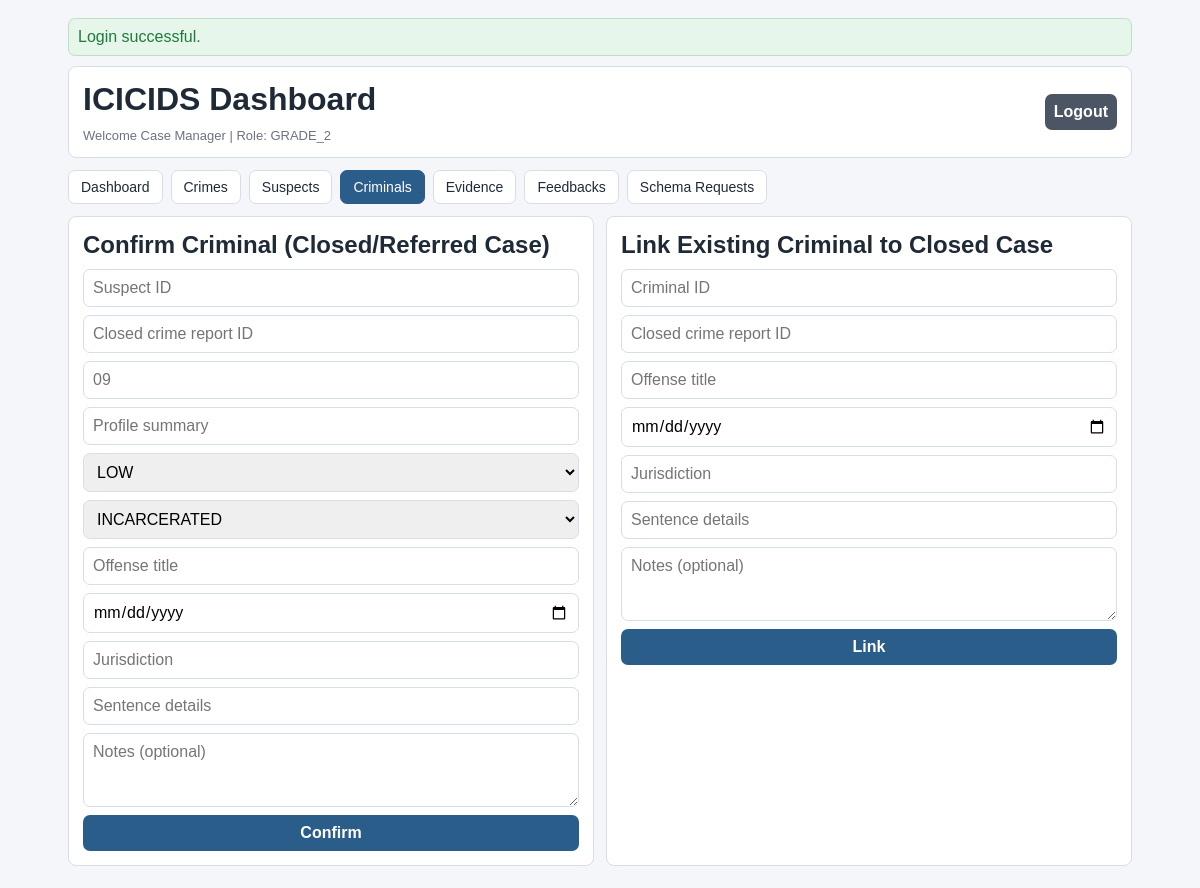
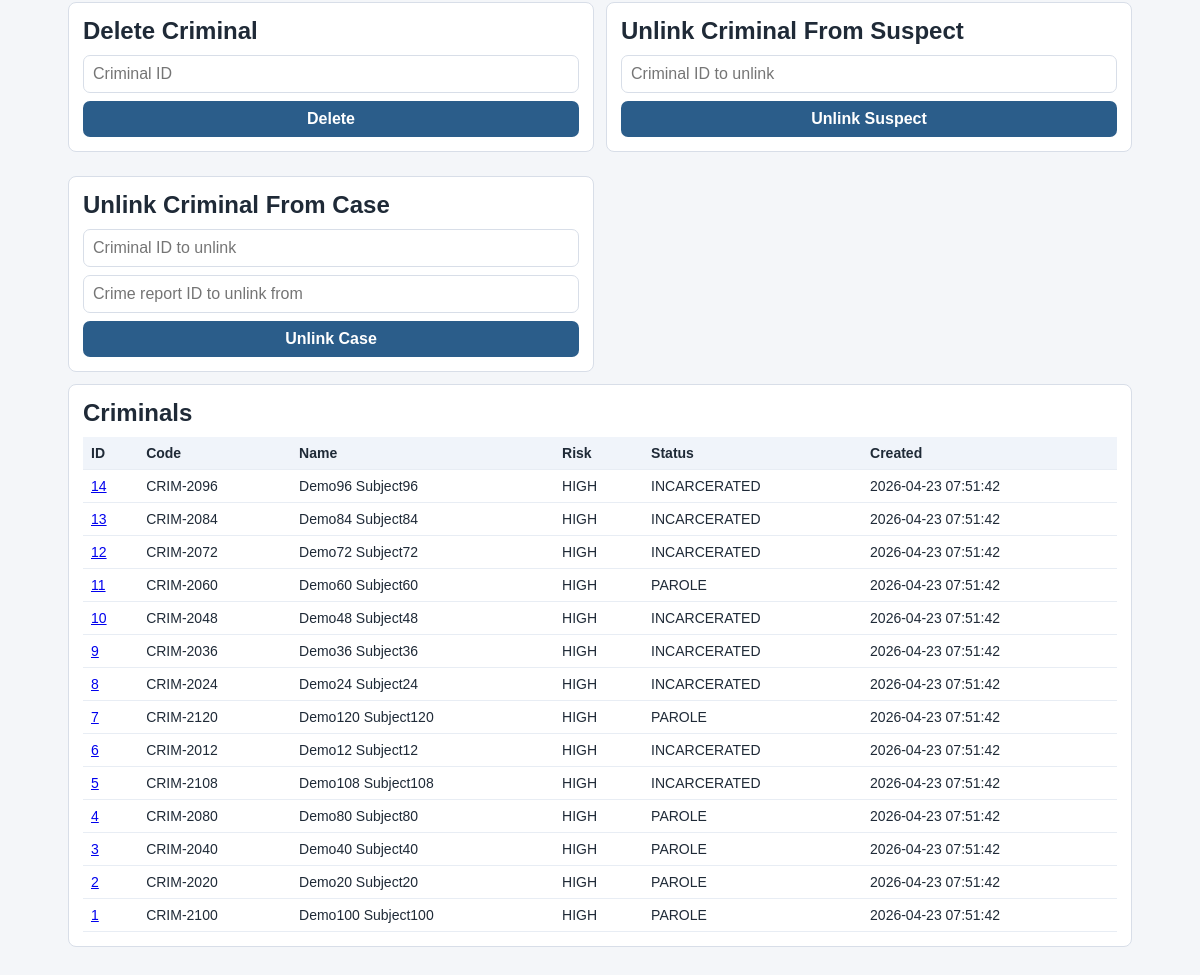
The app's page /index.php?view=criminals (signed in) with its own data (2 pictures, top to bottom).
### tables this page shows
CREATE TABLE criminals (
    id BIGINT UNSIGNED AUTO_INCREMENT PRIMARY KEY,
    suspect_id BIGINT UNSIGNED NULL,
    crime_report_id BIGINT UNSIGNED NULL,
    criminal_code VARCHAR(40) NOT NULL UNIQUE,
    profile_summary TEXT NOT NULL,
    risk_level ENUM('LOW', 'MEDIUM', 'HIGH', 'CRITICAL') NOT NULL DEFAULT 'MEDIUM',
    current_status ENUM('INCARCERATED', 'AT_LARGE', 'PAROLE', 'DECEASED') NOT NULL,
    added_by_officer_id BIGINT UNSIGNED NOT NULL,
    confirmed_at DATETIME NOT NULL DEFAULT CURRENT_TIMESTAMP,
    updated_at DATETIME NOT NULL DEFAULT CURRENT_TIMESTAMP ON UPDATE CURRENT_TIMESTAMP,
    CONSTRAINT uq_criminals_suspect UNIQUE (suspect_id),
    CONSTRAINT fk_criminals_suspect
        FOREIGN KEY (suspect_id) REFERENCES suspects(id)
        ON UPDATE CASCADE ON DELETE SET NULL,
    CONSTRAINT fk_criminals_primary_crime
        FOREIGN KEY (crime_report_id) REFERENCES crime_reports(id)
        ON UPDATE CASCADE ON DELETE SET NULL,
    CONSTRAINT fk_criminals_added_by
        FOREIGN KEY (added_by_officer_id) REFERENCES officers(id)
        ON UPDATE CASCADE ON DELETE RESTRICT,
    INDEX idx_criminals_status (current_status),
    INDEX idx_criminals_risk (risk_level),
    INDEX idx_criminals_crime_report (crime_report_id),
    INDEX idx_criminals_added_by (added_by_officer_id)
);

CREATE TABLE suspects (
    id BIGINT UNSIGNED AUTO_INCREMENT PRIMARY KEY,
    first_name VARCHAR(100) NOT NULL,
    last_name VARCHAR(100) NOT NULL,
    crime_report_id BIGINT UNSIGNED NULL,
    date_of_birth DATE NULL,
    gender ENUM('MALE', 'FEMALE', 'OTHER', 'UNKNOWN') NOT NULL DEFAULT 'UNKNOWN',
    national_id VARCHAR(80) NULL,
    address_line VARCHAR(255) NULL,
    phone VARCHAR(30) NULL,
    reason_for_suspicion TEXT NOT NULL,
    suspect_status ENUM('PERSON_OF_INTEREST', 'WANTED', 'ARRESTED', 'CLEARED') NOT NULL DEFAULT 'PERSON_OF_INTEREST',
    created_by_officer_id BIGINT UNSIGNED NOT NULL,
    created_at DATETIME NOT NULL DEFAULT CURRENT_TIMESTAMP,
    updated_at DATETIME NOT NULL DEFAULT CURRENT_TIMESTAMP ON UPDATE CURRENT_TIMESTAMP,
    CONSTRAINT uq_suspects_national_id UNIQUE (national_id),
    CONSTRAINT fk_suspects_primary_crime
        FOREIGN KEY (crime_report_id) REFERENCES crime_reports(id)
        ON UPDATE CASCADE ON DELETE SET NULL,
    CONSTRAINT fk_suspects_created_by
        FOREIGN KEY (created_by_officer_id) REFERENCES officers(id)
        ON UPDATE CASCADE ON DELETE RESTRICT,
    INDEX idx_suspects_name (last_name, first_name),
    INDEX idx_suspects_status (suspect_status),
    INDEX idx_suspects_crime_report (crime_report_id),
    INDEX idx_suspects_created_by (created_by_officer_id)
);

### Auth.php (called while the page is built, shortened)
<?php
final class Auth
{
    public function isAuthenticated(): bool
    {
        return isset($_SESSION[self::SESSION_KEY]);
    }
    public function currentOfficer(): ?array
    {
        return $_SESSION[self::SESSION_KEY];
    }
    public function enforce(string $operation, ?string $table = null): void
    {
        $officer = $this->currentOfficer();
        $rank = (string)$officer['rank'];
        $normalizedOperation = strtoupper(trim($operation));
        $normalizedTable = $table !== null ? strtolower(trim($table)) : null;
        if (
            $normalizedOperation === 'READ'
            && in_array($normalizedTable, ['officer_activity', 'login_logs'], true)
            && $rank !== self::ROLE_GRADE_1
        ) {
            throw new RuntimeException('Permission denied. Audit logs are restricted to Grade 1 officer.');
        }
        if ($rank === self::ROLE_GRADE_2) {
            $createTables = [
                'crime_reports',
                'suspects',
                'criminals',
                'evidence',
                'crime_report_suspects',
                'crime_report_evidence',
                'suspect_evidence',
                'criminal_history',
                'criminal_aliases',
            ];
            $deleteTables = [
                'crime_reports',
                'suspects',
                'criminals',
                'evidence',
                'crime_report_suspects',
                'crime_report_evidence',
                'suspect_evidence',
                'criminal_history',
                'criminal_aliases',
            ];
            if ($normalizedOperation === 'READ' || $normalizedOperation === 'UPDATE') {
                return;
            }
            if (
                $normalizedOperation === 'CREATE'
                && in_array($normalizedTable, array_merge($createTables, ['schema_requests', 'feedbacks']), true)
            ) {
                return;
            }
            if ($normalizedOperation === 'DELETE' && in_array($normalizedTable, $deleteTables, true)) {
                return;
            }
            throw new RuntimeException('Permission denied for Grade 2 officer.');
        }
        throw new RuntimeException('Unknown role. Access denied.');
    }
    public function can(string $operation, ?string $table = null): bool
    {
        try {
            return true;
        } catch (Throwable $e) {
            return false;
        }
    }
}

### criminals.php (the view, shortened to what this page needs)
<?php
$canCreateCriminal = $canCreateCriminal ?? false;
$canLinkCriminal = $canLinkCriminal ?? false;
$canDeleteCriminal = $canDeleteCriminal ?? false;
$criminals = $criminals ?? [];
?>
<div class="grid-2">
    <?php if ($canCreateCriminal): ?>
        <section class="card">
            <h2>Confirm Criminal (Closed/Referred Case)</h2>
            <form method="post">
                <input type="number" name="suspect_id" required placeholder="Suspect ID">
                <input type="number" name="crime_report_id" required placeholder="Closed crime report ID">
                <input name="criminal_code" required placeholder="09" pattern="[0-9]+" inputmode="numeric" title="Numbers only, e.g., 09">
                <input name="profile_summary" required placeholder="Profile summary">
                <select name="risk_level">
                    <option>LOW</option>
                </select>
                <select name="current_status">
                    <option>INCARCERATED</option>
                </select>
                <input name="offense_title" required placeholder="Offense title">
                <input type="date" name="conviction_date" placeholder="Conviction date">
                <input name="jurisdiction" placeholder="Jurisdiction">
                <input name="sentence_details" placeholder="Sentence details">
                <textarea name="notes" rows="3" placeholder="Notes (optional)"></textarea>
                <button type="submit">Confirm</button>
            </form>
        </section>
    <?php endif; ?>
    <?php if ($canLinkCriminal): ?>
        <section class="card">
            <h2>Link Existing Criminal to Closed Case</h2>
            <form method="post">
                <input type="number" name="criminal_id" required placeholder="Criminal ID">
                <input type="number" name="crime_report_id" required placeholder="Closed crime report ID">
                <input name="offense_title" required placeholder="Offense title">
                <input type="date" name="conviction_date" placeholder="Conviction date">
                <input name="jurisdiction" placeholder="Jurisdiction">
                <input name="sentence_details" placeholder="Sentence details">
                <textarea name="notes" rows="3" placeholder="Notes (optional)"></textarea>
                <button type="submit">Link</button>
            </form>
        </section>
    <?php endif; ?>
    <?php if ($canDeleteCriminal): ?>
        <section class="card">
            <h2>Delete Criminal</h2>
            <form method="post">
                <input type="number" name="criminal_id" required placeholder="Criminal ID">
                <button type="submit">Delete</button>
            </form>
        </section>
    <?php endif; ?>
    <?php if ($canLinkCriminal): ?>
        <section class="card">
            <h2>Unlink Criminal From Suspect</h2>
            <form method="post">
                <input type="number" name="criminal_id" required placeholder="Criminal ID to unlink">
                <button type="submit">Unlink Suspect</button>
            </form>
        </section>
        <section class="card">
            <h2>Unlink Criminal From Case</h2>
            <form method="post">
                <input type="number" name="criminal_id" required placeholder="Criminal ID to unlink">
                <input type="number" name="crime_report_id" required placeholder="Crime report ID to unlink from">
                <button type="submit">Unlink Case</button>
            </form>
        </section>
    <?php endif; ?>
</div>
<section class="card">
    <h2>Criminals</h2>
    <div class="table-wrap">
        <table>
            <thead><tr><th>ID</th><th>Code</th><th>Name</th><th>Risk</th><th>Status</th><th>Created</th></tr></thead>
            <tbody>
            <?php foreach ($criminals as $row): ?>
                <tr>
                    <td><a href="index.php?view=criminals&criminal_id=<?= h((string)$row['id']) ?>"><?= h((string)$row['id']) ?></a></td>
                    <td><?= h((string)$row['criminal_code']) ?></td>
                    <td><?= h(trim((string)($row['first_name'] ?? '') . ' ' . (string)($row['last_name'] ?? '')) ?: 'Unlinked suspect') ?></td>
                    <td><?= h((string)$row['risk_level']) ?></td>
                    <td><?= h((string)$row['current_status']) ?></td>
                    <td><?= h((string)$row['created_at']) ?></td>
                </tr>
            <?php endforeach; ?>
            </tbody>
        </table>
    </div>
</section>

### style.css (style rules this page uses)
* { box-sizing: border-box; }
body { margin: 0; font-family: Tahoma, Verdana, sans-serif; background: var(--bg); color: var(--text); }
.card { background: var(--card); border: 1px solid var(--line); border-radius: 8px; padding: 14px; margin-bottom: 12px; }
h1, h2 { margin: 0 0 10px; }
.grid-2 { display: grid; grid-template-columns: 1fr 1fr; gap: 12px; }
form { display: grid; gap: 8px; }
input, select, textarea, button { width: 100%; border: 1px solid var(--line); border-radius: 7px; padding: 9px; font: inherit; }
button { background: var(--primary); color: #fff; border: none; cursor: pointer; font-weight: 700; }
.table-wrap { overflow-x: auto; }
table { width: 100%; border-collapse: collapse; font-size: 14px; }
th, td { border-bottom: 1px solid #e8edf4; padding: 8px; text-align: left; }
th { background: #f0f4fa; }

### records on screen
criminals: id "14", criminal_code "CRIM-2096", suspect.last_name "Demo96 Subject96", risk_level "HIGH", current_status "INCARCERATED", confirmed_at "2026-04-23 07:51:42"
criminals: id "13", criminal_code "CRIM-2084", suspect.last_name "Demo84 Subject84", risk_level "HIGH", current_status "INCARCERATED", confirmed_at "2026-04-23 07:51:42"
criminals: id "12", criminal_code "CRIM-2072", suspect.last_name "Demo72 Subject72", risk_level "HIGH", current_status "INCARCERATED", confirmed_at "2026-04-23 07:51:42"
criminals: id "11", criminal_code "CRIM-2060", suspect.last_name "Demo60 Subject60", risk_level "HIGH", current_status "PAROLE", confirmed_at "2026-04-23 07:51:42"
criminals: id "10", criminal_code "CRIM-2048", suspect.last_name "Demo48 Subject48", risk_level "HIGH", current_status "INCARCERATED", confirmed_at "2026-04-23 07:51:42"
criminals: id "9", criminal_code "CRIM-2036", suspect.last_name "Demo36 Subject36", risk_level "HIGH", current_status "INCARCERATED", confirmed_at "2026-04-23 07:51:42"
criminals: id "8", criminal_code "CRIM-2024", suspect.last_name "Demo24 Subject24", risk_level "HIGH", current_status "INCARCERATED", confirmed_at "2026-04-23 07:51:42"
criminals: id "7", criminal_code "CRIM-2120", suspect.last_name "Demo120 Subject120", risk_level "HIGH", current_status "PAROLE", confirmed_at "2026-04-23 07:51:42"
criminals: id "6", criminal_code "CRIM-2012", suspect.last_name "Demo12 Subject12", risk_level "HIGH", current_status "INCARCERATED", confirmed_at "2026-04-23 07:51:42"
criminals: id "5", criminal_code "CRIM-2108", suspect.last_name "Demo108 Subject108", risk_level "HIGH", current_status "INCARCERATED", confirmed_at "2026-04-23 07:51:42"
criminals: id "4", criminal_code "CRIM-2080", suspect.last_name "Demo80 Subject80", risk_level "HIGH", current_status "PAROLE", confirmed_at "2026-04-23 07:51:42"
criminals: id "3", criminal_code "CRIM-2040", suspect.last_name "Demo40 Subject40", risk_level "HIGH", current_status "PAROLE", confirmed_at "2026-04-23 07:51:42"
criminals: id "2", criminal_code "CRIM-2020", suspect.last_name "Demo20 Subject20", risk_level "HIGH", current_status "PAROLE", confirmed_at "2026-04-23 07:51:42"
criminals: id "1", criminal_code "CRIM-2100", suspect.last_name "Demo100 Subject100", risk_level "HIGH", current_status "PAROLE", confirmed_at "2026-04-23 07:51:42"

### other values on screen
$flash['message'] "Login successful."
$officer['name'] "Case Manager"
$rank "GRADE_2"
